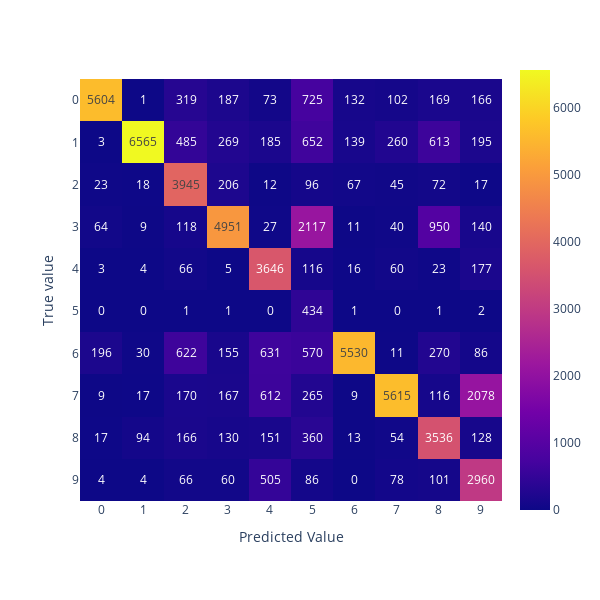

The cell this chart's notebook holds for it:
### Code cell
from deepchecks.vision.utils.classification_formatters import ClassificationPredictionFormatter
check = ConfusionMatrixReport()
check.run(train_ds, model, prediction_formatter=ClassificationPredictionFormatter(mnist.mnist_prediction_formatter))

### Figure 1 — Plotly figure (JSON) as saved in the notebook; plotly's stock layout.template omitted (floating-point values rounded to 4 significant figures)
{"data": [{"coloraxis": "coloraxis", "hovertemplate": "x: %{x}<br>y: %{y}<br>color: %{z}<extra></extra>", "name": "0", "texttemplate": "%{z}", "type": "heatmap", "x": [0, 1, 2, 3, 4, 5, 6, 7, 8, 9], "xaxis": "x", "y": [0, 1, 2, 3, 4, 5, 6, 7, 8, 9], "yaxis": "y", "z": [[5604, 1, 319, 187, 73, 725, 132, 102, 169, 166], [3, 6565, 485, 269, 185, 652, 139, 260, 613, 195], [23, 18, 3945, 206, 12, 96, 67, 45, 72, 17], [64, 9, 118, 4951, 27, 2117, 11, 40, 950, 140], [3, 4, 66, 5, 3646, 116, 16, 60, 23, 177], [0, 0, 1, 1, 0, 434, 1, 0, 1, 2], [196, 30, 622, 155, 631, 570, 5530, 11, 270, 86], [9, 17, 170, 167, 612, 265, 9, 5615, 116, 2078], [17, 94, 166, 130, 151, 360, 13, 54, 3536, 128], [4, 4, 66, 60, 505, 86, 0, 78, 101, 2960]]}], "layout": {"coloraxis": {"colorscale": [[0, "#0d0887"], [0.1111, "#46039f"], [0.2222, "#7201a8"], [0.3333, "#9c179e"], [0.4444, "#bd3786"], [0.5556, "#d8576b"], [0.6667, "#ed7953"], [0.7778, "#fb9f3a"], [0.8889, "#fdca26"], [1, "#f0f921"]]}, "height": 600, "margin": {"t": 60}, "width": 600, "xaxis": {"anchor": "y", "constrain": "domain", "domain": [0, 1], "scaleanchor": "y", "title": {"text": "Predicted Value"}, "type": "category"}, "yaxis": {"anchor": "x", "autorange": "reversed", "constrain": "domain", "domain": [0, 1], "title": {"text": "True value"}, "type": "category"}}}
